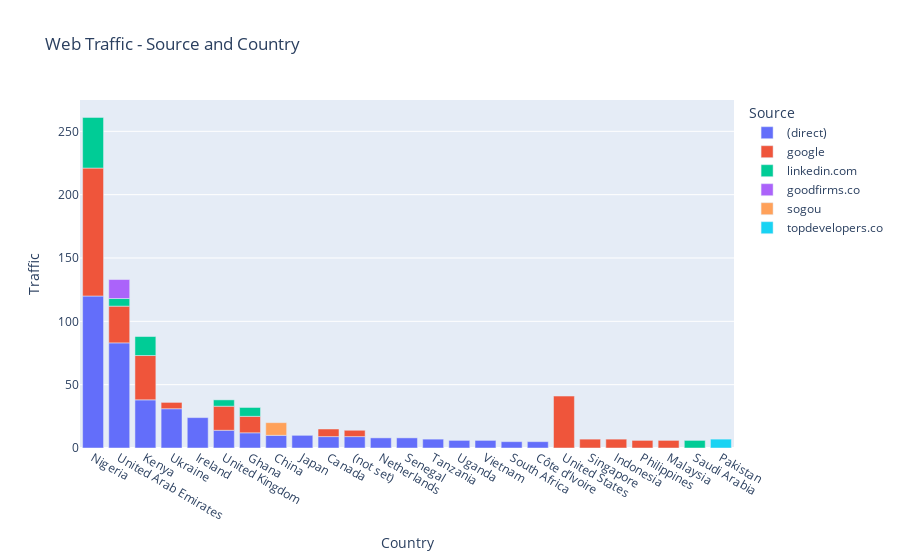

This figure's notebook cell:
### Code cell
px.bar(data[data['Users'] >= 5].groupby(['Country', 'Source'])['Users'].sum().sort_values(ascending=False).reset_index(),
       x='Country',
       y='Users',
       hover_name='Source',
       color="Source",
       labels = {'Users' : 'Traffic'},
       title= 'Web Traffic - Source and Country'
      )

### Figure 1 — Plotly figure (JSON) as saved in the notebook; plotly's stock layout.template omitted (floating-point values rounded to 4 significant figures)
{"data": [{"alignmentgroup": "True", "hovertemplate": "<b>%{hovertext}</b><br><br>Source=(direct)<br>Country=%{x}<br>Traffic=%{y}<extra></extra>", "hovertext": ["(direct)", "(direct)", "(direct)", "(direct)", "(direct)", "(direct)", "(direct)", "(direct)", "(direct)", "(direct)", "(direct)", "(direct)", "(direct)", "(direct)", "(direct)", "(direct)", "(direct)", "(direct)"], "legendgroup": "(direct)", "marker": {"color": "#636efa"}, "name": "(direct)", "offsetgroup": "(direct)", "orientation": "v", "showlegend": true, "textposition": "auto", "type": "bar", "x": ["Nigeria", "United Arab Emirates", "Kenya", "Ukraine", "Ireland", "United Kingdom", "Ghana", "China", "Japan", "Canada", "(not set)", "Netherlands", "Senegal", "Tanzania", "Uganda", "Vietnam", "South Africa", "Côte d’Ivoire"], "xaxis": "x", "y": [120, 83, 38, 31, 24, 14, 12, 10, 10, 9, 9, 8, 8, 7, 6, 6, 5, 5], "yaxis": "y"}, {"alignmentgroup": "True", "hovertemplate": "<b>%{hovertext}</b><br><br>Source=google<br>Country=%{x}<br>Traffic=%{y}<extra></extra>", "hovertext": ["google", "google", "google", "google", "google", "google", "google", "google", "google", "google", "google", "google", "google"], "legendgroup": "google", "marker": {"color": "#EF553B"}, "name": "google", "offsetgroup": "google", "orientation": "v", "showlegend": true, "textposition": "auto", "type": "bar", "x": ["Nigeria", "United States", "Kenya", "United Arab Emirates", "United Kingdom", "Ghana", "Singapore", "Indonesia", "Philippines", "Malaysia", "Canada", "Ukraine", "(not set)"], "xaxis": "x", "y": [101, 41, 35, 29, 19, 13, 7, 7, 6, 6, 6, 5, 5], "yaxis": "y"}, {"alignmentgroup": "True", "hovertemplate": "<b>%{hovertext}</b><br><br>Source=linkedin.com<br>Country=%{x}<br>Traffic=%{y}<extra></extra>", "hovertext": ["linkedin.com", "linkedin.com", "linkedin.com", "linkedin.com", "linkedin.com", "linkedin.com"], "legendgroup": "linkedin.com", "marker": {"color": "#00cc96"}, "name": "linkedin.com", "offsetgroup": "linkedin.com", "orientation": "v", "showlegend": true, "textposition": "auto", "type": "bar", "x": ["Nigeria", "Kenya", "Ghana", "Saudi Arabia", "United Arab Emirates", "United Kingdom"], "xaxis": "x", "y": [40, 15, 7, 6, 6, 5], "yaxis": "y"}, {"alignmentgroup": "True", "hovertemplate": "<b>%{hovertext}</b><br><br>Source=goodfirms.co<br>Country=%{x}<br>Traffic=%{y}<extra></extra>", "hovertext": ["goodfirms.co"], "legendgroup": "goodfirms.co", "marker": {"color": "#ab63fa"}, "name": "goodfirms.co", "offsetgroup": "goodfirms.co", "orientation": "v", "showlegend": true, "textposition": "auto", "type": "bar", "x": ["United Arab Emirates"], "xaxis": "x", "y": [15], "yaxis": "y"}, {"alignmentgroup": "True", "hovertemplate": "<b>%{hovertext}</b><br><br>Source=sogou<br>Country=%{x}<br>Traffic=%{y}<extra></extra>", "hovertext": ["sogou"], "legendgroup": "sogou", "marker": {"color": "#FFA15A"}, "name": "sogou", "offsetgroup": "sogou", "orientation": "v", "showlegend": true, "textposition": "auto", "type": "bar", "x": ["China"], "xaxis": "x", "y": [10], "yaxis": "y"}, {"alignmentgroup": "True", "hovertemplate": "<b>%{hovertext}</b><br><br>Source=topdevelopers.co<br>Country=%{x}<br>Traffic=%{y}<extra></extra>", "hovertext": ["topdevelopers.co"], "legendgroup": "topdevelopers.co", "marker": {"color": "#19d3f3"}, "name": "topdevelopers.co", "offsetgroup": "topdevelopers.co", "orientation": "v", "showlegend": true, "textposition": "auto", "type": "bar", "x": ["Pakistan"], "xaxis": "x", "y": [7], "yaxis": "y"}], "layout": {"barmode": "relative", "legend": {"title": {"text": "Source"}, "tracegroupgap": 0}, "title": {"text": "Web Traffic - Source and Country"}, "xaxis": {"anchor": "y", "domain": [0, 1], "title": {"text": "Country"}}, "yaxis": {"anchor": "x", "domain": [0, 1], "title": {"text": "Traffic"}}}}
